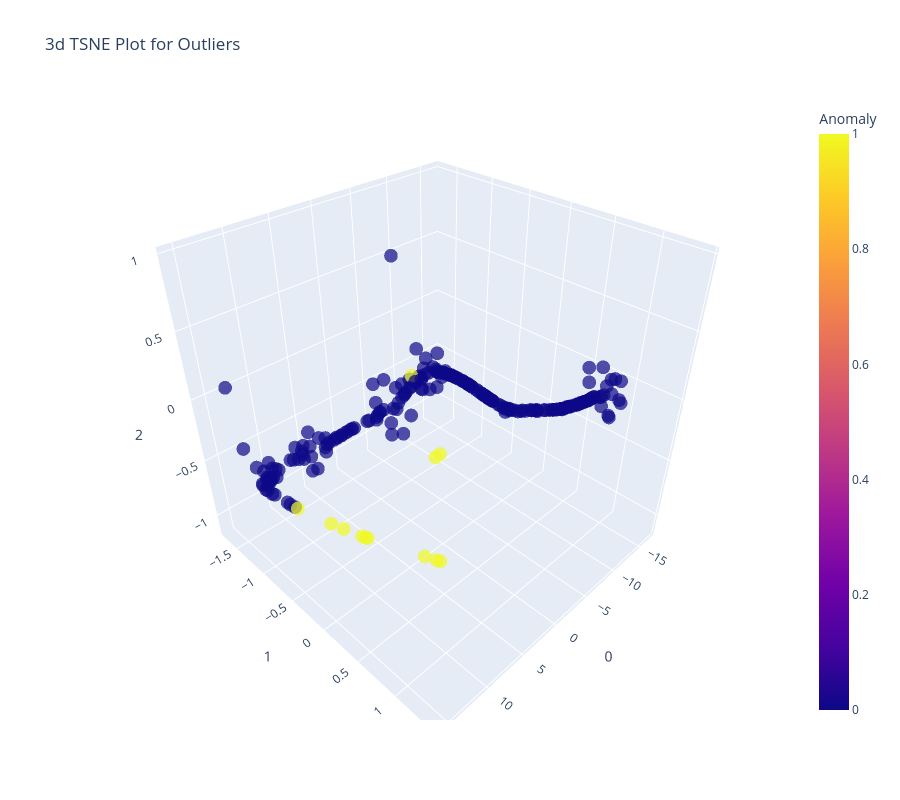

The code cell stored with this chart in its notebook:
### Code cell
plot_model(model, 'tsne')

### Figure 1 — Plotly figure (JSON) as saved in the notebook; plotly's stock layout.template omitted (floating-point values rounded to 4 significant figures; data arrays with more than 128 entries replaced by an {"elided": "..."} marker saying what was removed)
{"data": [{"customdata": {"elided": "237x1 str values"}, "hovertemplate": "0=%{x}<br>1=%{y}<br>2=%{z}<br>Feature=%{customdata[0]}<br>Anomaly=%{marker.color}<extra></extra>", "legendgroup": "", "marker": {"color": {"elided": "237 int values"}, "coloraxis": "coloraxis", "opacity": 0.7, "symbol": "circle"}, "mode": "markers", "name": "", "scene": "scene", "showlegend": false, "type": "scatter3d", "x": {"elided": "237 float values"}, "y": {"elided": "237 float values"}, "z": {"elided": "237 float values"}}], "layout": {"coloraxis": {"colorbar": {"title": {"text": "Anomaly"}}, "colorscale": [[0, "#0d0887"], [0.1111, "#46039f"], [0.2222, "#7201a8"], [0.3333, "#9c179e"], [0.4444, "#bd3786"], [0.5556, "#d8576b"], [0.6667, "#ed7953"], [0.7778, "#fb9f3a"], [0.8889, "#fdca26"], [1, "#f0f921"]]}, "height": 800, "legend": {"tracegroupgap": 0}, "scene": {"domain": {"x": [0, 1], "y": [0, 1]}, "xaxis": {"title": {"text": "0"}}, "yaxis": {"title": {"text": "1"}}, "zaxis": {"title": {"text": "2"}}}, "title": {"text": "3d TSNE Plot for Outliers"}, "width": 900}}
